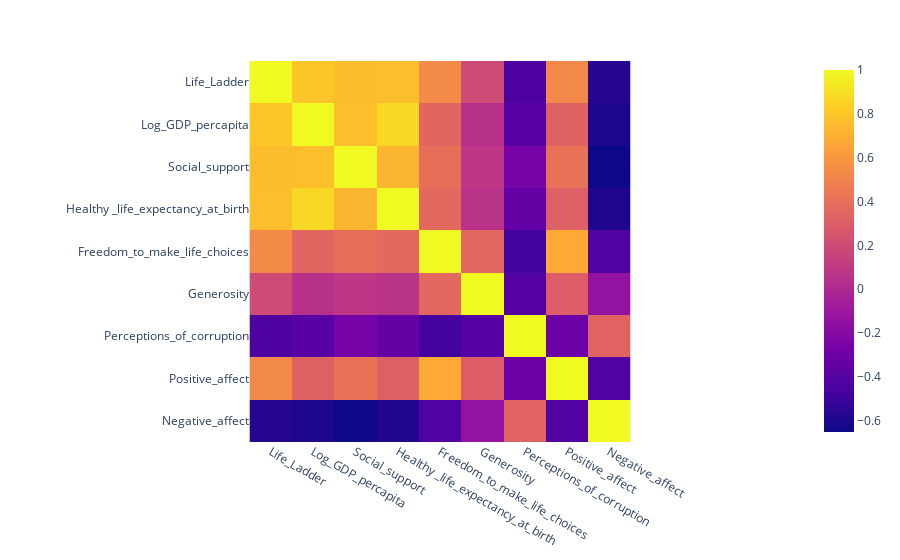

Here is the notebook cell this chart was saved with:
### Markdown cell above
#### Heatmap of correlation of the columns using plotly

### Code cell
import plotly.express as px

fig = px.imshow(clean_data.corr())
fig.show()

### Figure 1 — Plotly figure (JSON) as saved in the notebook; plotly's stock layout.template omitted (floating-point values rounded to 4 significant figures)
{"data": [{"coloraxis": "coloraxis", "hovertemplate": "x: %{x}<br>y: %{y}<br>color: %{z}<extra></extra>", "name": "0", "type": "heatmap", "x": ["Life_Ladder", "Log_GDP_percapita", "Social_support", "Healthy _life_expectancy_at_birth", "Freedom_to_make_life_choices", "Generosity", "Perceptions_of_corruption", "Positive_affect", "Negative_affect"], "xaxis": "x", "y": ["Life_Ladder", "Log_GDP_percapita", "Social_support", "Healthy _life_expectancy_at_birth", "Freedom_to_make_life_choices", "Generosity", "Perceptions_of_corruption", "Positive_affect", "Negative_affect"], "yaxis": "y", "z": [[1, 0.7947, 0.7611, 0.7679, 0.5328, 0.1985, -0.4348, 0.521, -0.575], [0.7947, 1, 0.7694, 0.8671, 0.3429, 0.04673, -0.3876, 0.3242, -0.5987], [0.7611, 0.7694, 1, 0.7279, 0.398, 0.0836, -0.2618, 0.4159, -0.6519], [0.7679, 0.8671, 0.7279, 1, 0.3642, 0.06203, -0.3424, 0.312, -0.5892], [0.5328, 0.3429, 0.398, 0.3642, 1, 0.3513, -0.4785, 0.6815, -0.4233], [0.1985, 0.04673, 0.0836, 0.06203, 0.3513, 1, -0.4052, 0.2993, -0.1425], [-0.4348, -0.3876, -0.2618, -0.3424, -0.4785, -0.4052, 1, -0.3136, 0.3329], [0.521, 0.3242, 0.4159, 0.312, 0.6815, 0.2993, -0.3136, 1, -0.4159], [-0.575, -0.5987, -0.6519, -0.5892, -0.4233, -0.1425, 0.3329, -0.4159, 1]]}], "layout": {"coloraxis": {"colorscale": [[0, "#0d0887"], [0.1111, "#46039f"], [0.2222, "#7201a8"], [0.3333, "#9c179e"], [0.4444, "#bd3786"], [0.5556, "#d8576b"], [0.6667, "#ed7953"], [0.7778, "#fb9f3a"], [0.8889, "#fdca26"], [1, "#f0f921"]]}, "margin": {"t": 60}, "xaxis": {"anchor": "y", "constrain": "domain", "domain": [0, 1], "scaleanchor": "y"}, "yaxis": {"anchor": "x", "autorange": "reversed", "constrain": "domain", "domain": [0, 1]}}}
